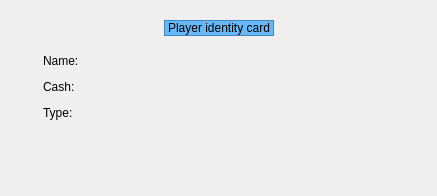
             <widget class="QWidget" name="tabWidgetTrainerCardPage1">
              <property name="styleSheet">
               <string notr="true">#tabWidgetTrainerCardPage1{
background-color: qlineargradient(spread:pad, x1:0, y1:0.3, x2:0, y2:1, stop:0 rgba(255, 255, 255, 200), stop:1 rgba(221, 221, 221, 200));
border-color: rgb(204, 204, 204);
border-radius: 5px;
}</string>
              </property>
              <attribute name="title">
               <string>Informations</string>
              </attribute>
              <layout class="QGridLayout" name="gridLayout_2">
               <item row="0" column="0">
                <widget class="QFrame" name="frame_2">
                 <property name="sizePolicy">
                  <sizepolicy hsizetype="Fixed" vsizetype="Fixed">
                   <horstretch>0</horstretch>
                   <verstretch>0</verstretch>
                  </sizepolicy>
                 </property>
                 <property name="minimumSize">
                  <size>
                   <width>415</width>
                   <height>174</height>
                  </size>
                 </property>
                 <property name="maximumSize">
                  <size>
                   <width>415</width>
                   <height>174</height>
                  </size>
                 </property>
                 <property name="styleSheet">
                  <string notr="true">color: rgb(0, 0, 0);</string>
                 </property>
                 <layout class="QVBoxLayout" name="verticalLayout_7">
                  <item>
                   <layout class="QHBoxLayout" name="horizontalLayout_3">
                    <item>
                     <spacer name="horizontalSpacer_2">
                      <property name="orientation">
                       <enum>Qt::Horizontal</enum>
                      </property>
                      <property name="sizeHint" stdset="0">
                       <size>
                        <width>88</width>
                        <height>14</height>
                       </size>
                      </property>
                     </spacer>
                    </item>
                    <item>
                     <widget class="QLabel" name="label_2">
                      <property name="minimumSize">
                       <size>
                        <width>0</width>
                        <height>16</height>
                       </size>
                      </property>
                      <property name="maximumSize">
                       <size>
                        <width>16777215</width>
                        <height>16</height>
                       </size>
                      </property>
                      <property name="styleSheet">
                       <string notr="true">background-color: rgb(104, 184, 248);
border: 1px solid rgb(64, 136, 192);</string>
                      </property>
                      <property name="text">
                       <string>Player identity card</string>
                      </property>
                     </widget>
                    </item>
                    <item>
                     <spacer name="horizontalSpacer_3">
                      <property name="orientation">
                       <enum>Qt::Horizontal</enum>
                      </property>
                      <property name="sizeHint" stdset="0">
                       <size>
                        <width>87</width>
                        <height>14</height>
                       </size>
                      </property>
                     </spacer>
                    </item>
                   </layout>
                  </item>
                  <item>
                   <layout class="QHBoxLayout" name="horizontalLayout_54">
                    <item>
                     <widget class="QFrame" name="frame_5">
                      <layout class="QVBoxLayout" name="verticalLayout">
                       <item>
                        <layout class="QHBoxLayout" name="horizontalLayout_7">
                         <item>
                          <widget class="QLabel" name="label_3">
                           <property name="minimumSize">
                            <size>
                             <width>8</width>
                             <height>8</height>
                            </size>
                           </property>
                           <property name="maximumSize">
                            <size>
                             <width>8</width>
                             <height>8</height>
                            </size>
                           </property>
                           <property name="pixmap">
                            <pixmap resource="../../resources/client-resources.qrc">:/CC/images/interface/player/point.png</pixmap>
                           </property>
                          </widget>
                         </item>
                         <item>
                          <widget class="QLabel" name="label_5">
                           <property name="text">
                            <string>Name: </string>
                           </property>
                          </widget>
                         </item>
                         <item>
                          <widget class="QLabel" name="player_informations_pseudo">
                           <property name="minimumSize">
                            <size>
                             <width>150</width>
                             <height>0</height>
                            </size>
                           </property>
                           <property name="maximumSize">
                            <size>
                             <width>150</width>
                             <height>16777215</height>
                            </size>
                           </property>
                          </widget>
                         </item>
                         <item>
                          <spacer name="horizontalSpacer_6">
                           <property name="orientation">
                            <enum>Qt::Horizontal</enum>
                           </property>
                           <property name="sizeHint" stdset="0">
                            <size>
                             <width>40</width>
                             <height>20</height>
                            </size>
                           </property>
                          </spacer>
                         </item>
                        </layout>
                       </item>
                       <item>
                        <layout class="QHBoxLayout" name="horizontalLayout_8">
                         <item>
                          <widget class="QLabel" name="label_6">
                           <property name="minimumSize">
                            <size>
                             <width>8</width>
                             <height>8</height>
                            </size>
                           </property>
                           <property name="maximumSize">
                            <size>
                             <width>8</width>
                             <height>8</height>
                            </size>
                           </property>
                           <property name="pixmap">
                            <pixmap resource="../../resources/client-resources.qrc">:/CC/images/interface/player/point.png</pixmap>
                           </property>
                          </widget>
                         </item>
                         <item>
                          <widget class="QLabel" name="label_7">
                           <property name="text">
                            <string>Cash: </string>
                           </property>
                          </widget>
                         </item>
                         <item>
                          <widget class="QLabel" name="player_informations_cash">
                           <property name="minimumSize">
                            <size>
                             <width>150</width>
                             <height>0</height>
                            </size>
                           </property>
                           <property name="maximumSize">
                            <size>
                             <width>150</width>
                             <height>16777215</height>
                            </size>
                           </property>
                          </widget>
                         </item>
                         <item>
                          <spacer name="horizontalSpacer_7">
                           <property name="orientation">
                            <enum>Qt::Horizontal</enum>
                           </property>
                           <property name="sizeHint" stdset="0">
                            <size>
                             <width>40</width>
                             <height>20</height>
                            </size>
                           </property>
                          </spacer>
                         </item>
                        </layout>
                       </item>
                       <item>
                        <layout class="QHBoxLayout" name="horizontalLayout_63">
                         <item>
                          <widget class="QLabel" name="label_26">
                           <property name="minimumSize">
                            <size>
                             <width>8</width>
                             <height>8</height>
                            </size>
                           </property>
                           <property name="maximumSize">
                            <size>
                             <width>8</width>
                             <height>8</height>
                            </size>
                           </property>
                           <property name="pixmap">
                            <pixmap resource="../../resources/client-resources.qrc">:/CC/images/interface/player/point.png</pixmap>
                           </property>
                          </widget>
                         </item>
                         <item>
                          <widget class="QLabel" name="label_27">
                           <property name="text">
                            <string>Type:</string>
                           </property>
                          </widget>
                         </item>
                         <item>
                          <widget class="QLabel" name="player_informations_type"/>
                         </item>
                         <item>
                          <spacer name="horizontalSpacer_61">
                           <property name="orientation">
                            <enum>Qt::Horizontal</enum>
                           </property>
                           <property name="sizeHint" stdset="0">
                            <size>
                             <width>40</width>
                             <height>20</height>
                            </size>
                           </property>
                          </spacer>
                         </item>
                        </layout>
                       </item>
                       <item>
                        <spacer name="verticalSpacer">
                         <property name="orientation">
                          <enum>Qt::Vertical</enum>
                         </property>
                         <property name="sizeHint" stdset="0">
                          <size>
                           <width>20</width>
                           <height>43</height>
                          </size>
                         </property>
                        </spacer>
                       </item>
                      </layout>
                     </widget>
                    </item>
                    <item>
                     <widget class="QLabel" name="player_informations_front">
                      <property name="sizePolicy">
                       <sizepolicy hsizetype="Preferred" vsizetype="Preferred">
                        <horstretch>150</horstretch>
                        <verstretch>100</verstretch>
                       </sizepolicy>
                      </property>
                      <property name="minimumSize">
                       <size>
                        <width>160</width>
                        <height>140</height>
                       </size>
                      </property>
                      <property name="maximumSize">
                       <size>
                        <width>160</width>
                        <height>140</height>
                       </size>
                      </property>
                      <property name="styleSheet">
                       <string notr="true">background-image: url(:/CC/images/interface/player/player_background.png);
background-repeat:no-repeat;
background-position:center; </string>
                      </property>
                      <property name="pixmap">
                       <pixmap resource="../../resources/client-resources.qrc">:/CC/images/player_default/front.png</pixmap>
                      </property>
                      <property name="alignment">
                       <set>Qt::AlignCenter</set>
                      </property>
                     </widget>
                    </item>
                   </layout>
                  </item>
                 </layout>
                </widget>
               </item>
              </layout>
             </widget>
